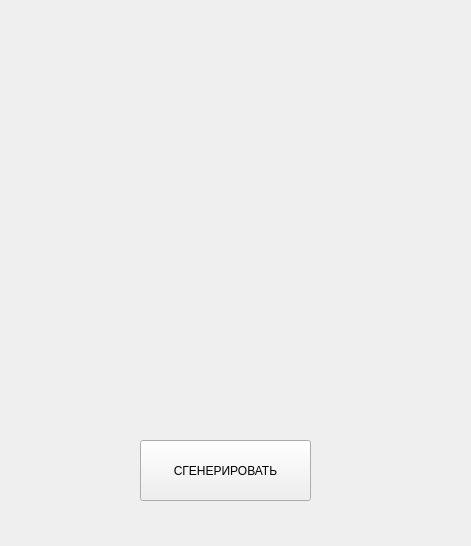
<?xml version="1.0" encoding="UTF-8"?>
<ui version="4.0">
 <class>Form</class>
 <widget class="QWidget" name="Form">
  <property name="geometry">
   <rect>
    <x>0</x>
    <y>0</y>
    <width>471</width>
    <height>546</height>
   </rect>
  </property>
  <property name="windowTitle">
   <string>Form</string>
  </property>
  <widget class="QPushButton" name="pushButton">
   <property name="geometry">
    <rect>
     <x>140</x>
     <y>440</y>
     <width>171</width>
     <height>61</height>
    </rect>
   </property>
   <property name="text">
    <string>СГЕНЕРИРОВАТЬ</string>
   </property>
  </widget>
 </widget>
 <resources/>
 <connections/>
</ui>
